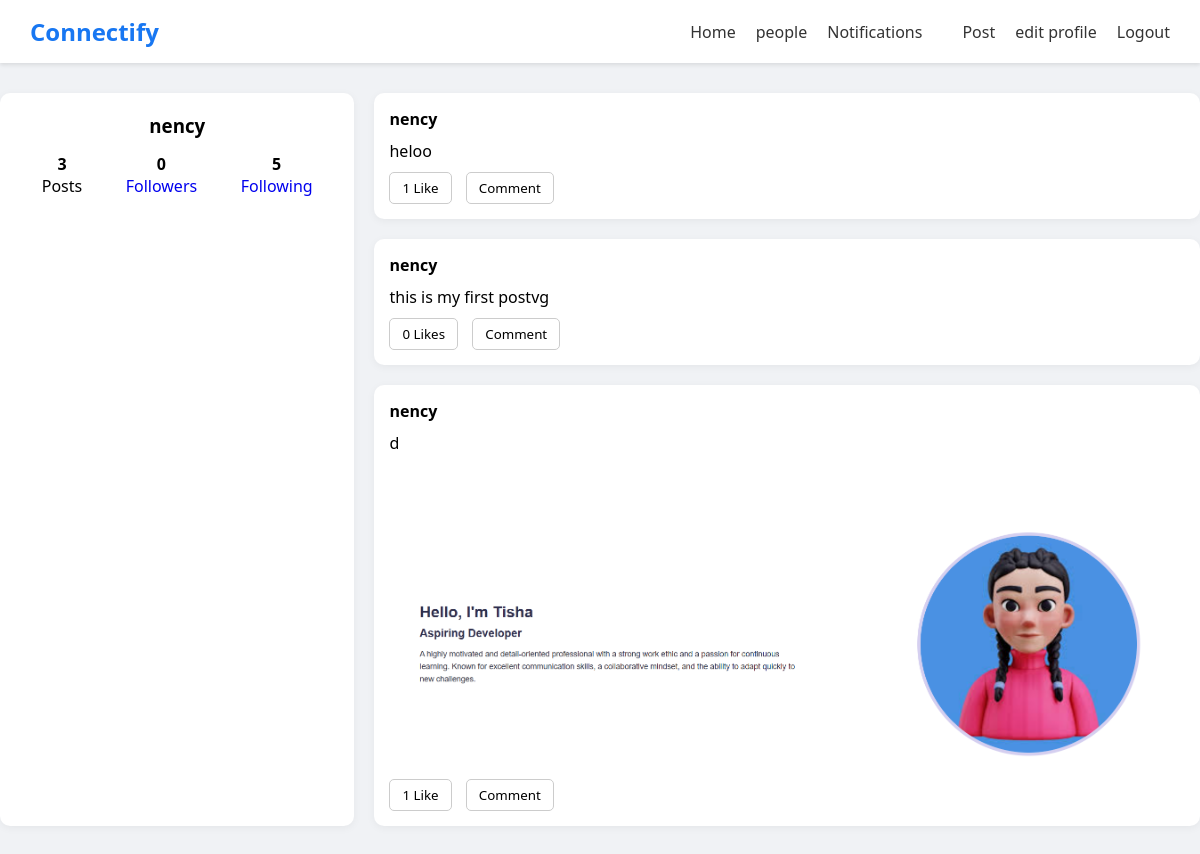
The page /another_user11/ on the database its author committed.
### social/models.py (models this page shows)
class webuser(models.Model):
    name = models.CharField(max_length=50,unique=True)
    age = models.IntegerField()
    email = models.CharField(unique=True, max_length=50)
    password = models.CharField( max_length=10)
    ac_type = [
        ('public', 'public'),
        ('private', 'private'),
    ]
    ac_type = models.CharField(max_length=10, choices=ac_type, default='public')
    image = models.ImageField(upload_to='profile_images/', blank=True, null=True)

class web_post(models.Model):
    desc = models.CharField( max_length=50)
    date = models.DateField()
    likes = models.IntegerField()
    liked_by = models.ManyToManyField(webuser, related_name='liked_posts', blank=True)
    webuserId = models.ForeignKey(webuser, on_delete=models.CASCADE)
    post_image = models.ImageField(upload_to='post_images/', blank=True, null=True)

### social/views.py (the view)
# urls.py: path('another_user<int:user_id>/',views.another_user,name='another_user'),
def another_user(request,user_id):
    user = get_object_or_404(webuser,id=user_id)
    name = request.session.get('username','')
    posts = web_post.objects.filter(webuserId=user)
    post_count = web_post.objects.filter(webuserId=user).count()
    user_followers = followers.objects.filter(webuser2Id=user).count()
    user_following = followers.objects.filter(webuser1Id=user).count()
    user1_qs = webuser.objects.filter(name=name)
    user1 = user1_qs.first()  # returns first webuser or None
    user_itself = (user1 == user)
    ispublic=False
    if user.ac_type =='public':
        ispublic=True
    return render(request,'user_profile.html',{'name':name , 'user':user,'posts':posts,'user_followers':user_followers, 'user_following':user_following,'post_count':post_count,'ispublic':ispublic,'user_itself':user_itself})

### templates/user_profile.html (shortened to what this page needs)
<!DOCTYPE html>
<html lang="en">
<head>
</head>
<body>
  <div class="navbar">
     <a href="#"><h1>Connectify</h1></a>
      <ul>
      <li><a href={% url 'home' %}>Home</a></li>
      <li><a href={% url 'people' %}>people</a></li>
      <li><a href="{% url 'notifications'%}">Notifications</a></li>
      <li><a href={% url 'post'%}>Post</a></li>
      <li><a href={% url 'edit_profile'%}>edit profile</a></li>
      <li><a href="{% url 'logout' %}">Logout</a></li>
    </ul>
  </div>
  <div class="container">
    <div class="left-panel">
      <h3>{{user.name}}</h3>
      <div class="stats">
        <div>
          <h4>{{post_count}}</h4>
          <p>Posts</p>
      </div>
      <div>
          <h4>{{user_followers}}</h4>
          <a href={% url 'followers_list'%}><p>Followers</p></a>
      </div>
      <div>
          <h4>{{user_following}}</h4>
          <a href={% url 'following_list' %}><p>Following</p></a>
      </div>
      </div>
      </div>
    <div class="right-panel">
      {% if ispublic %}
      {% for post in posts%}
      <div class="post">
        <div class="post-header">
        <strong>{{post.webuserId.name}}</strong>
      </div>
        <p>{{ post.desc }}</p>
        {% if post.post_image %}
        <img src="{{post.post_image.url}}" alt="Post Image" class="post-image" />
        {% endif %}
      <div class="buttons">
            <a href="{% url 'hitted_like' post.id %}">
      <button>{{ post.likes }} Like{{ post.likes|pluralize }}</button>
      </a>
          <a href={% url 'comment_box' post.id %}><button>Comment</button></a>
      </div>
      </div>
      {% endfor %}
      {% else %}
      <div class="container">
        <p>Private Account</p>
      </div>
      {% endif %}
  </div>
</body>
</html>

### templates/user_profile.html (style rules this page uses)
* { box-sizing: border-box; font-family: 'Segoe UI', Tahoma, Geneva, Verdana, sans-serif; margin: 0; padding: 0; }
a { text-decoration:none; }
body { background-color: #f0f2f5; }
.navbar { background-color: #ffffff; padding: 15px 30px; box-shadow: 0 2px 4px rgba(0, 0, 0, 0.1); display: flex; justify-content: space-between; align-items: center; }
.navbar h1 { font-size: 24px; color: #1877f2; }
.navbar ul { list-style: none; display: flex; gap: 20px; }
.navbar li { cursor:pointer; }
.navbar ul li a { text-decoration: none; color: #333; font-weight: 500; cursor:pointer; }
.container { display: flex; max-width: 1200px; margin: 30px auto; gap: 20px; }
.left-panel { width: 30%; background-color: #ffffff; border-radius: 10px; padding: 20px; text-align: center; box-shadow: 0 2px 8px rgba(0, 0, 0, 0.05); }
.left-panel h3 { margin-bottom: 5px; }
.stats { display: flex; justify-content: space-around; margin-top: 15px; }
.stats div { text-align: center; }
.right-panel { width: 70%; display: flex; flex-direction: column; gap: 20px; }
.post { background-color: #ffffff; border-radius: 10px; padding: 15px; box-shadow: 0 2px 8px rgba(0, 0, 0, 0.05); }
.post-header { display: flex; align-items: center; margin-bottom: 10px; }
.post img.post-image { width: 100%; max-height: 300px; object-fit: cover; margin-top: 10px; border-radius: 8px; }
.buttons { margin-top: 10px; }
.buttons button { padding: 6px 12px; margin-right: 10px; border: 1px solid #ccc; border-radius: 5px; background-color: #fff; cursor: pointer; transition: background-color 0.2s; }

### rows shown on the page
webuser: name "nency"
web_post: webuserId.name "nency", desc "heloo", likes "1"
web_post: webuserId.name "nency", desc "this is my first postvg", likes "0"
web_post: webuserId.name "nency", desc "d", post_image (picture), likes "1"

### other values the page prints
{{ post_count }} "3"
{{ user_followers }} "0"
{{ user_following }} "5"
